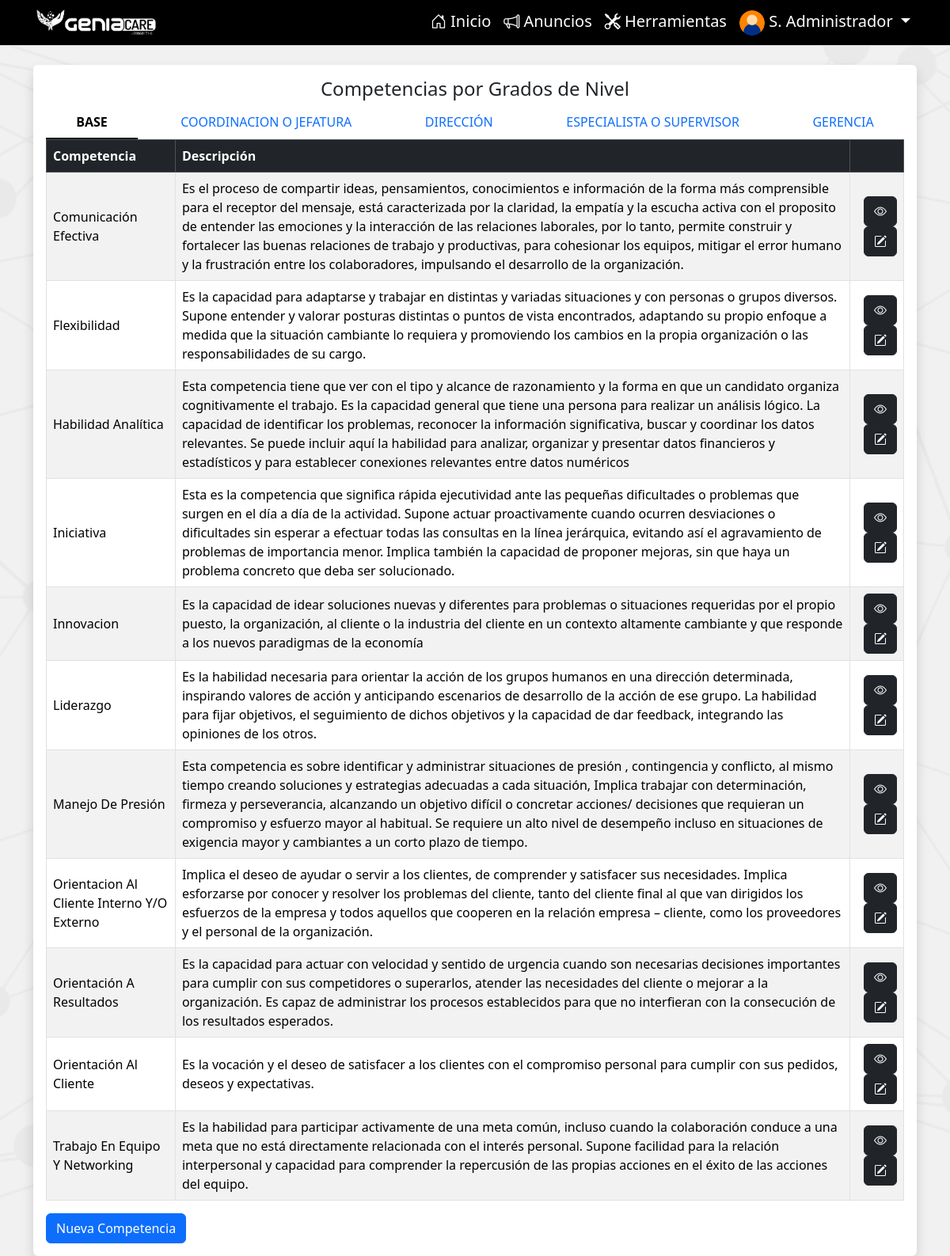
The page /competences/ (signed in) on the database its author committed.
### performanceGC/models.py (models this page shows, shortened)
class Empleado(models.Model):
    imagen = models.ImageField(upload_to='images/', null=True, blank=True)
    nombre = models.TextField(max_length=200)
    apellido = models.TextField(max_length=200)
    cedula = models.IntegerField(default=0, unique=True)
    ficha = models.IntegerField(default=0, unique=True)
    ceco = models.CharField(max_length=15)
    fechaIngreso = models.DateField('Fecha de Ingreso', null=True, blank=True)
    fechaEgreso = models.DateField(null=True, blank=True)
    fechaNacimiento = models.DateField(null=True, blank=True)
    cargo = models.ForeignKey(Cargo, on_delete=models.CASCADE)
    usuario = models.OneToOneField(
        User, on_delete=models.CASCADE, null=True, blank=True)
    es_evaluado = models.BooleanField(default=True)
    history = HistoricalRecords()
    class Meta:
        ordering = ['ficha']
        verbose_name = 'Empleado'
        verbose_name_plural = 'Empleados'
    def __str__(self):
        return self.nombre + ' ' + self.apellido
    def get_short_name(self):
        return f'{self.nombre[0]}. {self.apellido.split()[0]}'.title()

class Nivel(models.Model):
    nivel = models.TextField()
    history = HistoricalRecords()
    class Meta:
        ordering = ['nivel']
        verbose_name = 'Clasificación de Nivel'
        verbose_name_plural = 'Clasificación de Niveles'
    def __str__(self) -> str:
        return self.nivel
    def competencias(self):
        return self.competencias_set.all()

class Competencias(models.Model):
    nombre = models.CharField(max_length=100)
    descripcion = models.TextField()
    nivel = models.ForeignKey(Nivel, on_delete=models.CASCADE)
    significado1 = models.TextField(blank=True, null=True)
    significado2 = models.TextField(blank=True, null=True)
    significado3 = models.TextField(blank=True, null=True)
    significado4 = models.TextField(blank=True, null=True)
    history = HistoricalRecords()
    class Meta:
        ordering = ['nivel', 'nombre']
        verbose_name = 'Competencia'
        verbose_name_plural = 'Competencias'

### performanceGC/views.py (the view)
# urls.py: path('competences/', views.seeCompetences, name='seeCompetences'),
@staff_member_required(login_url='signin')
def seeCompetences(request):
    nivel = Nivel.objects.all()
    competencias = Competencias.objects.all()
    return render(request, 'seeCompetencias.html', {
        'niveles': nivel,
        'competencias': competencias,
    })

### performanceGC/models.py (called while the page is built)
    def __str__(self):
        return self.nombreText

### performanceGC/templatetags/custom_tags.py (called while the page is built)
@register.filter
def get_file_url(file_field):
    try:
        return file_field.url
    except ValueError:
        return None

### performanceGC/templates/seeCompetencias.html
{% extends 'main.html' %}
{% load static %}
{% load custom_tags %}
{% block content %}
<div class="container">
    <div class="row">
        <div class="col-12">
            <div class="card card-body border-0 shadow mt-4">
                <h4 class="card-title text-center">Competencias por Grados de Nivel</h4>
                <ul class="nav nav-underline nav-fill" id="myTab" role="tablist">
                    {% for nivel in niveles %}
                    <li class="nav-item" role="presentation">
                        <button class="nav-link {% if forloop.first %}active{% endif %}" id="tab-{{nivel.id}}-tab"
                            data-bs-toggle="tab" data-bs-target="#tab-{{nivel.id}}" type="button" role="tab"
                            aria-controls="tab-{{nivel.id}}"
                            aria-selected="{% if forloop.first %}true{% else %}false{% endif %}">
                            {{nivel}}
                        </button>
                    </li>
                    {% endfor %}
                </ul>
                <div class="tab-content" id="myTabContent">
                    {% for nivel in niveles %}
                    <div class="tab-pane fade {% if forloop.first %}show active{% endif %}" id="tab-{{nivel.id}}"
                        role="tabpanel" aria-labelledby="tab-{{nivel.id}}-tab">
                        <table class="table table-hover table-striped table-bordered datatable align-middle w-100">
                            <thead class="table-dark">
                                <tr>
                                    <th scope="col">Competencia</th>
                                    <th scope="col">Descripción</th>
                                    <th scope="col"></th>
                                </tr>
                            </thead>
                            <tbody>
                                {% for competencia in nivel.competencias %}
                                <tr>
                                    <td>{{competencia.nombre|title}}</td>
                                    <td>{{competencia.descripcion}}</td>
                                    <td class="text-end">
                                        <a href="{% url 'competencedetails' competencia.id %}" class="btn btn-dark bi bi-eye">
                                        </a>
                                        <a href="{% url 'editCompetence' competencia.id %}" class="btn btn-dark bi bi-pencil-square">
                                        </a>
                                    </td>
                                </tr>
                                {% endfor %}
                            </tbody>
                        </table>
                        <a href="{% url 'addCompetence' %}" class="btn btn-primary">Nueva
                            Competencia</a>
                    </div>
                    {% endfor %}
                </div>
            </div>
        </div>
    </div>
</div>
{% endblock  %}

### performanceGC/templates/partials/navbar.html (shortened to what this page needs)
{% load static %}
{% load custom_tags %}
<nav class="navbar navbar-expand-lg bg-black border-bottom border-bottom-dark py-1 sticky-md-top" >
  <div class="container">
    <a class="navbar-brand  py-0" href="{% url 'index' %}">
      <img src="{% static 'logo.png' %}" alt="GeniaCare" height="40" class="logo">
    </a>
    {% if user.is_authenticated %}
    <div class="collapse navbar-collapse" id="navbarSupportedContent">
      <ul class="navbar-nav ms-auto mb-2 mb-lg-0">
        <li class="nav-item-gc">
          <a class="nav-link text-white fs-5 bi bi-house-door" aria-current="page" href="{% url 'index' %}"> Inicio</a>
        </li>
        <li class="nav-item-gc">
          <a class="nav-link text-white fs-5 bi bi-megaphone" aria-current="page" href="{% url 'announcements' %}"> Anuncios</a>
        </li>
        {% if user.is_staff %}
        <li class="nav-item-gc">
          <button class="nav-link text-white fs-5 bi bi-tools" data-bs-toggle="offcanvas" href="#offcanvasTools" role="button"
            aria-controls="offcanvasTools"> Herramientas</button>
        </li>
        {% endif %}
        <li class="nav-item-g c dropdown ">
          <a class="nav-link dropdown-toggle text-white fs-5" href="" role="button" data-bs-toggle="dropdown"
            aria-expanded="false">
            {% with 'default-avatar.png' as default_avatar_name %}
                  {% static default_avatar_name as default_avatar_url %}
            <img src="{{ user.empleado.imagen|get_file_url|default:default_avatar_url }}"
                           alt="Sin imagen"
                           onerror="this.onerror=null;this.src='{{ default_avatar_url }}';"
                           class="rounded-circle"
                           style="width: 32px; height: 32px; image-rendering: auto; object-fit: cover;">
            {% endwith %}
            {{user.empleado.get_short_name}}
          </a>
        </li>
      </ul>
    </div>
    {% endif %}
  </div>
</nav>

### rows shown on the page
Nivel: nivel "BASE"
Nivel: nivel "COORDINACION O JEFATURA"
Nivel: nivel "DIRECCIÓN"
Nivel: nivel "ESPECIALISTA O SUPERVISOR"
Nivel: nivel "GERENCIA"
Competencias: nombre "Comunicación Efectiva", descripcion "Es el proceso de compartir ideas, pensamientos, conocimientos e información de la forma más comprensible para el receptor del mensaje, está caracterizada por la claridad, la empatía y la escucha activa con el proposito de entender las emociones y la interacción de las relaciones laborales, por lo tanto, permite construir y fortalecer las buenas relaciones de trabajo y productivas, para cohesionar los equipos, mitigar el error humano y la frustración entre los colaboradores, impulsando el desarrollo de la organización."
Competencias: nombre "Flexibilidad", descripcion "Es la capacidad para adaptarse y trabajar en distintas y variadas situaciones y con personas o grupos diversos. Supone entender y valorar posturas distintas o puntos de vista encontrados, adaptando su propio enfoque a medida que la situación cambiante lo requiera y promoviendo los cambios en la propia organización o las responsabilidades de su cargo."
Competencias: nombre "Habilidad Analítica", descripcion "Esta competencia tiene que ver con el tipo y alcance de razonamiento y la forma en que un candidato organiza cognitivamente el trabajo. Es la capacidad general que tiene una persona para realizar un análisis lógico. La capacidad de identificar los problemas, reconocer la información significativa, buscar y coordinar los datos relevantes. Se puede incluir aquí la habilidad para analizar, organizar y presentar datos financieros y estadísticos y para establecer conexiones relevantes entre datos numéricos"
Competencias: nombre "Iniciativa", descripcion "Esta es la competencia que significa rápida ejecutividad ante las pequeñas dificultades o problemas que surgen en el día a día de la actividad. Supone actuar proactivamente cuando ocurren desviaciones o dificultades sin esperar a efectuar todas las consultas en la línea jerárquica, evitando así el agravamiento de problemas de importancia menor. Implica también la capacidad de proponer mejoras, sin que haya un problema concreto que deba ser solucionado."
Competencias: nombre "Innovacion", descripcion "Es la capacidad de idear soluciones nuevas y diferentes para problemas o situaciones requeridas por el propio puesto, la organización, al cliente o la industria del cliente en un contexto altamente cambiante y que responde a los nuevos paradigmas de la economía"
Competencias: nombre "Liderazgo", descripcion "Es la habilidad necesaria para orientar la acción de los grupos humanos en una dirección determinada, inspirando valores de acción y anticipando escenarios de desarrollo de la acción de ese grupo. La habilidad para fijar objetivos, el seguimiento de dichos objetivos y la capacidad de dar feedback, integrando las opiniones de los otros."
Competencias: nombre "Manejo De Presión", descripcion "Esta competencia es sobre identificar y administrar situaciones de presión , contingencia y conflicto, al mismo tiempo creando soluciones y estrategias adecuadas a cada situación, Implica trabajar con determinación, firmeza y perseverancia, alcanzando un objetivo difícil o concretar acciones/ decisiones que requieran un compromiso y esfuerzo mayor al habitual. Se requiere un alto nivel de desempeño incluso en situaciones de exigencia mayor y cambiantes a un corto plazo de tiempo."
Competencias: nombre "Orientacion Al Cliente Interno Y/O Externo", descripcion "Implica el deseo de ayudar o servir a los clientes, de comprender y satisfacer sus necesidades. Implica esforzarse por conocer y resolver los problemas del cliente, tanto del cliente final al que van dirigidos los esfuerzos de la empresa y todos aquellos que cooperen en la relación empresa – cliente, como los proveedores y el personal de la organización."
Competencias: nombre "Orientación A Resultados", descripcion "Es la capacidad para actuar con velocidad y sentido de urgencia cuando son necesarias decisiones importantes para cumplir con sus competidores o superarlos, atender las necesidades del cliente o mejorar a la organización. Es capaz de administrar los procesos establecidos para que no interfieran con la consecución de los resultados esperados."
Competencias: nombre "Orientación Al Cliente", descripcion "Es la vocación y el deseo de satisfacer a los clientes con el compromiso personal para cumplir con sus pedidos, deseos y expectativas."
Competencias: nombre "Trabajo En Equipo Y Networking", descripcion "Es la habilidad para participar activamente de una meta común, incluso cuando la colaboración conduce a una meta que no está directamente relacionada con el interés personal. Supone facilidad para la relación interpersonal y capacidad para comprender la repercusión de las propias acciones en el éxito de las acciones del equipo."

### other values the page prints
{{ user.empleado.get_short_name }} "S. Administrador"
